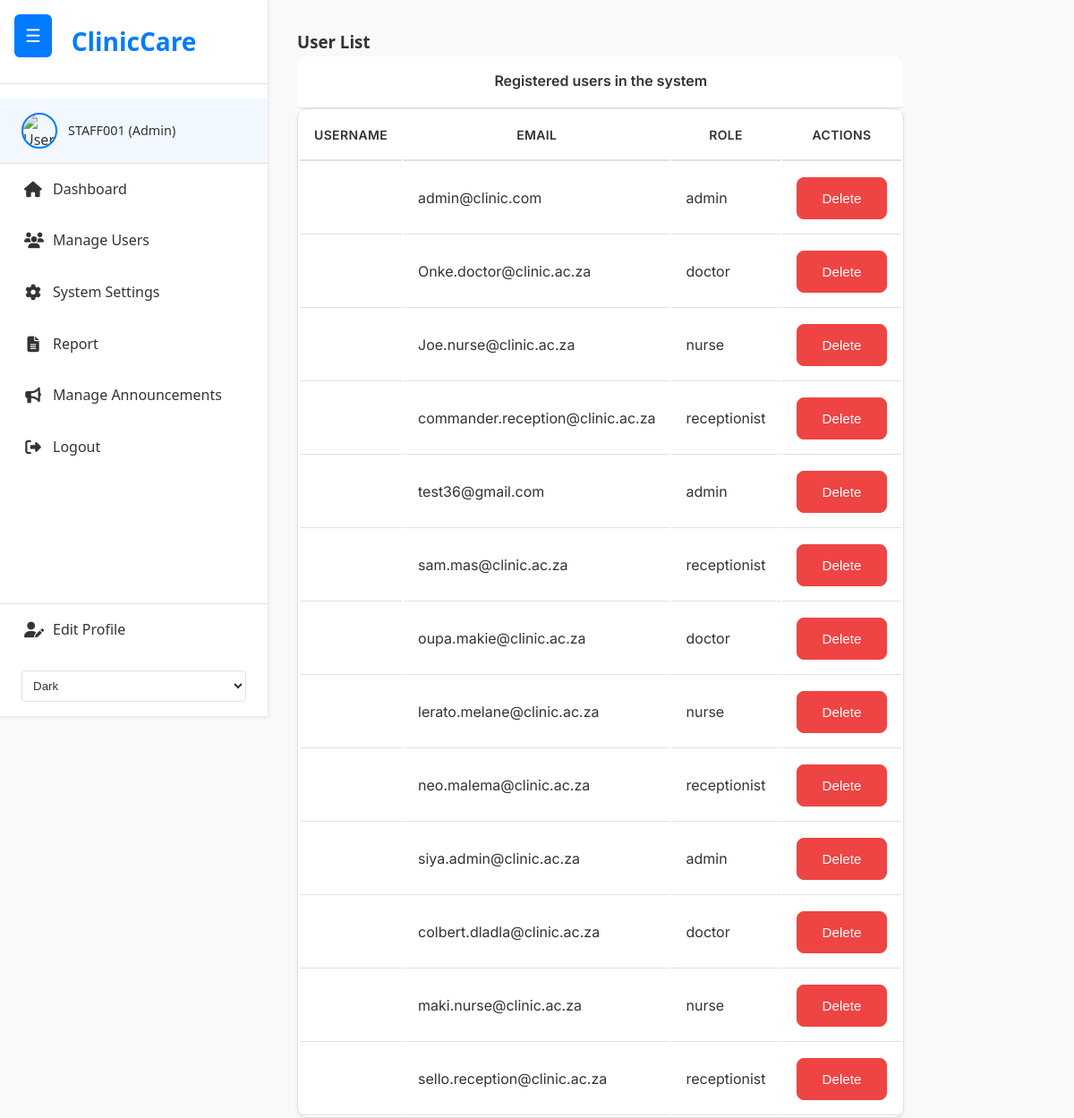
Screenshot of /manage_users (signed in) with the database file from the repository.
### tables this page shows
CREATE TABLE employees
                     (id INTEGER PRIMARY KEY AUTOINCREMENT,
                      first_name TEXT NOT NULL,
                      last_name TEXT NOT NULL,
                      email TEXT NOT NULL,
                      password TEXT NOT NULL,
                      phone TEXT,
                      address TEXT,
                      role TEXT NOT NULL,
                      hire_date TEXT,
                      availability TEXT DEFAULT 'available',
                      profile_image TEXT DEFAULT 'default.jpg',
                      staff_number TEXT UNIQUE NOT NULL DEFAULT 'TEMPSTAFF', specialization TEXT);

### script.py (the view)
@csrf.exempt
@app.route('/manage_users', methods=['GET', 'POST'])
def manage_users():
    if 'username' not in session or session.get('role') != 'admin':
        flash('Please log in as an admin to manage users.', 'error')
        return redirect(url_for('login_page'))
    conn = None
    try:
        conn = get_db_connection()
        c = conn.cursor()
        user_details = get_user_details(conn, session['username'])
        if not user_details:
            flash('User details not found. Please log in again.', 'error')
            return redirect(url_for('login_page'))
        if request.method == 'POST':
            action = request.form.get('action')
            staff_number = request.form.get('staff_number')
            if not staff_number:
                flash('Staff number is required.', 'error')
                return redirect(url_for('manage_users'))
            if action == 'delete':
                c.execute("DELETE FROM employees WHERE staff_number = ? AND role != 'admin'", (staff_number,))
                if c.rowcount > 0:
                    conn.commit()
                    flash('User deleted successfully!', 'success')
                else:
                    flash('User not found or cannot delete admin.', 'error')
            elif action == 'update':
                role = request.form.get('role')
                if role not in ['doctor', 'nurse', 'receptionist']:
                    flash('Invalid role selected.', 'error')
                    return redirect(url_for('manage_users'))
                c.execute("UPDATE employees SET role = ? WHERE staff_number = ?", (role, staff_number))
                if c.rowcount > 0:
                    conn.commit()
                    flash('User role updated successfully!', 'success')
                else:
                    flash('User not found.', 'error')
            return redirect(url_for('manage_users'))
        c.execute("SELECT staff_number, first_name, last_name, email, role FROM employees ORDER BY id")
        employees = [
            {
                'staff_number': row['staff_number'],
                'first_name': row['first_name'],
                'last_name': row['last_name'],
                'email': row['email'],
                'role': row['role']
            } for row in c.fetchall()
        ]
        return render_template('admin/manageUsers.html',
                              employees=employees,
                              user_details=user_details,
                              username=session['username'])
    except sqlite3.Error as e:
        logger.error(f"Database error in manage_users: {e}")
        flash('An error occurred while managing users.', 'error')
        return redirect(url_for('admin_dashboard'))
    finally:
        if conn:
            conn.close()

### script.py (called while the page is built)
def get_db_connection():
    if 'db' in g:
        return g.db
    try:
        return current_app.get_db_connection()
    except RuntimeError:
        conn = sqlite3.connect('clinicinfo.db')
        conn.row_factory = sqlite3.Row
        return conn

def _proxy_get_db_connection():
    return get_db_connection()

### templates/admin/manageUsers.html (shortened to what this page needs)
{% extends "base.html" %}
{% block content %}
<div class="container mx-auto px-4 py-8">
    <div class="bg-white rounded-lg shadow-md p-6 mb-8">
        <h3 class="text-xl font-semibold mb-4">User List</h3>
        <table id="user-table" class="w-full table-auto border-collapse">
            <caption class="text-left text-lg font-medium mb-2">Registered users in the system</caption>
            <thead>
                <tr class="bg-gray-100">
                    <th class="px-4 py-2 text-left">Username</th>
                    <th class="px-4 py-2 text-left">Email</th>
                    <th class="px-4 py-2 text-left">Role</th>
                    <th class="px-4 py-2 text-left">Actions</th>
                </tr>
            </thead>
            <tbody id="user-table-body">
                {% for user in employees %}
                <tr class="hover:bg-gray-50">
                    <td class="px-4 py-2">{{ user.username }}</td>
                    <td class="px-4 py-2">{{ user.email }}</td>
                    <td class="px-4 py-2">{{ user.role }}</td>
                    <td class="px-4 py-2">
                        <button class="btn btn-danger delete-user" data-user-id="{{ user.id }}" aria-label="Delete user {{ user.username }}">Delete</button>
                    </td>
                </tr>
                {% else %}
                <tr><td colspan="4" class="px-4 py-2 text-center">No users found.</td></tr>
                {% endfor %}
            </tbody>
        </table>
    </div>
</div>
{% endblock %}

### templates/base.html (shortened to what this page needs)
<!DOCTYPE html>
<html lang="en">
<head>
  <link rel="stylesheet" href="https://cdnjs.cloudflare.com/ajax/libs/font-awesome/6.4.0/css/all.min.css">
  <link rel="stylesheet" href="{{ url_for('static', filename='css/baseSidebar.css') }}?v=2">
  {% if session.role == 'receptionist' %}
    <link rel="stylesheet" href="{{ url_for('static', filename='css/reception.css') }}?v=2">
  {% elif session.role == 'doctor' %}
    <link rel="stylesheet" href="{{ url_for('static', filename='css/doctor.css') }}?v=1">
  {% elif session.role == 'nurse' %}
    <link rel="stylesheet" href="{{ url_for('static', filename='css/nurse.css') }}?v=1">
  {% elif session.role == 'admin' %}
    <link rel="stylesheet" href="{{ url_for('static', filename='css/admin.css') }}?v=1">
  {% endif %}
</head>
<body class="dashboard-page" data-role="{{ session.role }}">
  <button class="menu-toggle" id="menu-toggle-btn" aria-label="Toggle Sidebar" aria-expanded="false">☰</button>
  <aside class="sidebar {% if session.role == 'receptionist' %}active{% endif %}" id="sidebar" role="navigation" aria-label="Main Navigation">
    <div class="logo">ClinicCare</div>
    <nav>
      {% if session.username %}
        <div class="user-info">
          <img src="{{ url_for('static', filename='images/user-placeholder.png') }}" alt="User Avatar">
          <span>{{ session.username }} ({{ session.role | capitalize }})</span>
        </div>
        {% if session.role == 'receptionist' %}
          <ul>
            <li><a href="{{ url_for('reception_dashboard') }}" class="sidebar-btn"><i class="fas fa-home"></i> Dashboard</a></li>
            <li><a href="{{ url_for('manage_appointments') }}" class="sidebar-btn"><i class="fas fa-calendar-check"></i> Manage Appointments</a></li>
            <li><a href="{{ url_for('check_in_desk') }}" class="sidebar-btn"><i class="fas fa-user-check"></i> Check-In Desk</a></li>
            <li><a href="{{ url_for('helped_patients_report') }}" class="sidebar-btn"><i class="fas fa-file-alt"></i> Patient Report</a></li>
            <li><a href="{{ url_for('search_patient') }}" class="sidebar-btn"><i class="fas fa-search"></i> Search Patients</a></li>
            <li><a href="{{ url_for('reception_view_announcements') }}" class="sidebar-btn"><i class="fas fa-bullhorn"></i> View Announcements</a></li>
            <li><a href="{{ url_for('logout') }}" class="sidebar-btn logout-btn"><i class="fas fa-sign-out-alt"></i> Logout</a></li>
          </ul>
        {% elif session.role == 'admin' %}
          <ul>
            <li><a href="{{ url_for('admin_dashboard') }}" class="sidebar-btn"><i class="fas fa-home"></i> Dashboard</a></li>
            <li><a href="{{ url_for('manage_users') }}" class="sidebar-btn"><i class="fas fa-users"></i> Manage Users</a></li>
            <li><a href="{{ url_for('system_settings') }}" class="sidebar-btn"><i class="fas fa-cog"></i> System Settings</a></li>
            <li><a href="{{ url_for('doctor_report') }}" class="sidebar-btn"><i class="fas fa-file-alt"></i> Report</a></li>
            <li><a href="{{ url_for('admin_announcements') }}" class="sidebar-btn"><i class="fas fa-bullhorn"></i> Manage Announcements</a></li>
            <li><a href="{{ url_for('logout') }}" class="sidebar-btn logout-btn"><i class="fas fa-sign-out-alt"></i> Logout</a></li>
          </ul>
        {% endif %}
        <ul class="sidebar-footer">
          <li><a href="{{ url_for('edit_profile') }}" class="sidebar-btn"><i class="fas fa-user-edit"></i> Edit Profile</a></li>
          <li>
            <form action="{{ url_for('change_theme') }}" method="POST" class="theme-form">
              <select name="theme" onchange="this.form.submit()" class="form-control">
               <option value="dark" {% if session.theme == 'dark' %}selected{% endif %}>Dark</option>
              </select>
            </form>
          </li>
        </ul>
      {% else %}
        <ul>
          <li><a href="{{ url_for('login_page') }}"><i class="fas fa-sign-in-alt"></i> Login</a></li>
        </ul>
      {% endif %}
    </nav>
  </aside>
  <main class="dashboard" id="main-content">
    {% block content %}{% endblock %}
  </main>
</body>
</html>

### static/css/baseSidebar.css (style rules this page uses)
* { margin: 0; padding: 0; box-sizing: border-box; }
html, body { height: 100%; font-family: 'Segoe UI', Tahoma, Geneva, Verdana, sans-serif; line-height: 1.6; color: var(--text-color, #333); background-color: var(--bg-color, #f8f9fa); }
:root { --bg-color: #f8f9fa; --sidebar-bg: #ffffff; --sidebar-border: #e9ecef; --text-color: #333; --text-muted: #6c757d; --link-color: #007bff; --link-hover: #0056b3; --card-bg: #ffffff; --border-color: #dee2e6; --shadow: 0 0.125rem 0.25rem rgba(0, 0, 0, 0.075); --transition: all 0.3s ease; --current-time: "02:35 PM SAST, October 22, 2025"; }
.dashboard-page { display: flex; min-height: 100vh; }
.menu-toggle { position: fixed; top: 1rem; left: 1rem; z-index: 1000; background: var(--link-color); color: white; border: none; padding: 0.75rem; border-radius: 0.375rem; cursor: pointer; font-size: 1.25rem; box-shadow: var(--shadow); transition: var(--transition); }
.sidebar { position: fixed; top: 0; left: -300px; width: 300px; height: 100vh; background: var(--sidebar-bg); border-right: 1px solid var(--sidebar-border); transition: var(--transition); z-index: 999; overflow-y: auto; box-shadow: var(--shadow); }
.sidebar.active { left: 0; }
.sidebar .logo { padding: 1.5rem; text-align: center; font-size: 1.75rem; font-weight: bold; color: var(--link-color); border-bottom: 1px solid var(--border-color); }
.sidebar nav { padding: 1rem 0; }
.user-info { padding: 1rem 1.5rem; display: flex; align-items: center; gap: 0.75rem; border-bottom: 1px solid var(--border-color); background: rgba(0, 123, 255, 0.05); }
.user-info img { width: 40px; height: 40px; border-radius: 50%; border: 2px solid var(--link-color); }
.user-info span { font-size: 0.9rem; color: var(--text-color); font-weight: 500; }
.sidebar ul { list-style: none; }
.sidebar ul li { margin: 0; }
.sidebar-btn { display: flex; align-items: center; gap: 0.75rem; padding: 1rem 1.5rem; color: var(--text-color); text-decoration: none; transition: var(--transition); border-left: 3px solid transparent; width: 100%; }
.sidebar-btn i { width: 20px; text-align: center; font-size: 1.1rem; }
.sidebar-footer { position: absolute; bottom: 0; width: 100%; border-top: 1px solid var(--border-color); background: var(--sidebar-bg); }
.sidebar-footer .theme-form { padding: 1rem 1.5rem; }
.sidebar-footer .form-control { width: 100%; padding: 0.5rem; border: 1px solid var(--border-color); border-radius: 0.25rem; background: var(--card-bg); color: var(--text-color); }
.dashboard { flex: 1; margin-left: 0; transition: var(--transition); padding: 2rem; background: var(--bg-color); }
.dashboard.active { margin-left: 300px; }
.btn { display: inline-block; padding: 0.75rem 1.5rem; border: 1px solid transparent; border-radius: 0.375rem; text-decoration: none; font-weight: 500; cursor: pointer; transition: var(--transition); }
.btn-danger { background: #dc3545; color: white; border-color: #dc3545; }
.form-control { width: 100%; padding: 0.75rem; border: 1px solid var(--border-color); border-radius: 0.375rem; background: var(--card-bg); color: var(--text-color); transition: var(--transition); }
select.form-control { cursor: pointer; }

### templates/base.html (style rules this page uses)
:root { --current-time: "02:35 PM SAST, October 22, 2025"; }

### rows the page displays
employees: username "STAFF001", email "admin@clinic.com", role "admin"
employees: email "Onke.doctor@clinic.ac.za", role "doctor"
employees: email "Joe.nurse@clinic.ac.za", role "nurse"
employees: email "commander.reception@clinic.ac.za", role "receptionist"
employees: email "test36@gmail.com", role "admin"
employees: email "sam.mas@clinic.ac.za", role "receptionist"
employees: email "oupa.makie@clinic.ac.za", role "doctor"
employees: email "lerato.melane@clinic.ac.za", role "nurse"
employees: email "neo.malema@clinic.ac.za", role "receptionist"
employees: email "siya.admin@clinic.ac.za", role "admin"
employees: email "colbert.dladla@clinic.ac.za", role "doctor"
employees: email "maki.nurse@clinic.ac.za", role "nurse"
employees: email "sello.reception@clinic.ac.za", role "receptionist"

### other values shown
{{ session.role | capitalize }} "Admin"
